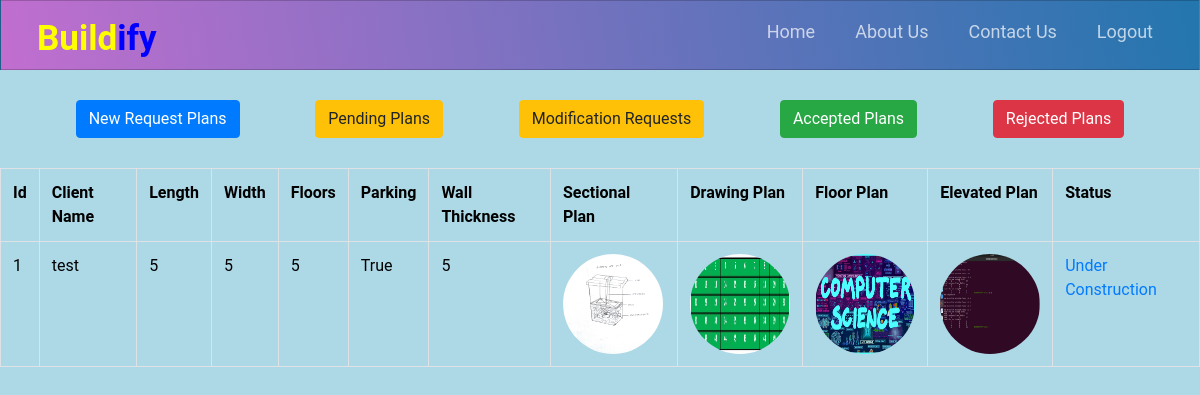
Page /get_adminacceptedplan (signed in) on the earlier database version.
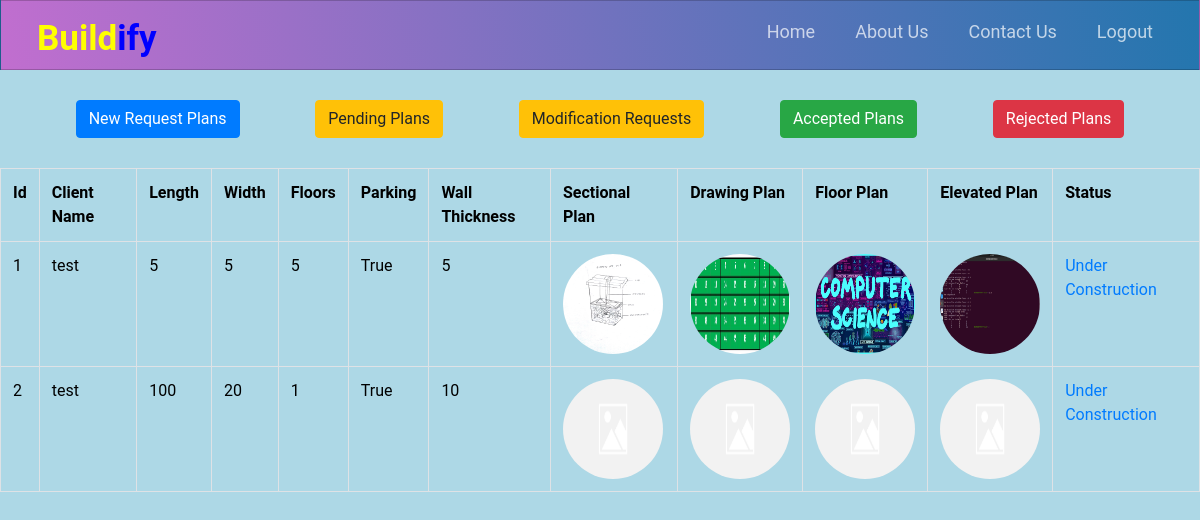
Same page on the later database version.
### accounts/models.py (models this page shows, shortened)
class Plan(models.Model):
    client = models.ForeignKey(to=Client,on_delete=models.CASCADE)
    length = models.IntegerField()
    width = models.IntegerField()
    rooms = models.IntegerField()
    wall_thickness = models.IntegerField()
    floors = models.IntegerField()
    parking = models.BooleanField(default=True)
    status_choices_plan = [
        ('new','New'),
        ('pending','Pending'),
        ('modification','Ask For Modification'),
        ('accepted','Accepted'),
        ('rejected','Rejected'),
    ]
    status = models.CharField(max_length = 20, choices=status_choices_plan, default ='new')
    drawing_plan = models.ImageField(upload_to = 'drawing',blank=True,default='default.png')
    sectional_plan = models.ImageField(upload_to = 'sectional',blank=True,default='default.png')
    floor_plan = models.ImageField(upload_to = 'floor',blank=True,default='default.png')
    elevated_plan = models.ImageField(upload_to = 'elevated',blank=True,default='default.png')

class Client(models.Model):
    user = models.ForeignKey(to=User,on_delete=models.CASCADE)

### accounts/views.py (the view)
# urls.py: path('get_adminacceptedplan',v.get_adminacceptedplan,name='get_adminacceptedplan'),
@login_required
@user_passes_test(isAdmin, login_url='home')
def get_adminacceptedplan(request):
    plans = Plan.objects.filter(Q(status='accepted'))
    return render(request, 'get_adminacceptedplan.html',{'plans':plans})

### accounts/models.py (called while the page is built)
def isAdmin(user):
    if Admin.objects.filter(user=user).first():
        return True
    else:
        return False

### accounts/templates/get_adminacceptedplan.html (shortened to what this page needs)
{% extends 'header.html'%}
{% block content%}
<div style="display: flex; justify-content: space-evenly; margin: 30px 0;">
  <a href = "{% url 'get_adminplan' 'new' %}" class='btn btn-primary'>New Request Plans</a>
  <a href = "{% url 'get_adminplan' 'pending' %}" class='btn btn-warning'>Pending Plans</a>
  <a href = "{% url 'get_adminplan' 'modification' %}" class='btn btn-warning '>Modification Requests</a>
  <a href = "{% url 'get_adminacceptedplan' %}" class='btn btn-success'>Accepted Plans</a>
  <a href = "{% url 'get_adminplan' 'rejected' %}" class='btn btn-danger'>Rejected Plans</a>
</div>
<table class="table table-bordered">
    <tr>
      <th>Id</th>
      <th>Client Name</th>
      <th>Length</th>
      <th>Width</th>
      <th>Floors</th>
      <th>Parking</th>
      <th>Wall Thickness</th>
      <th>Sectional Plan</th>
      <th>Drawing Plan</th>
      <th>Floor Plan</th>
      <th>Elevated Plan</th>
      <th>
            Status
      </th>
    </tr>
    {% for plan in plans %}
    <tr>
      <td>{{ plan.id }}</td>
      <td>{{ plan.client.user.first_name }}</td>
      <td>{{ plan.length }}</td>
      <td>{{ plan.width}}</td>
      <td>{{ plan.floors }}</td>
      <td>{{ plan.parking }}</td>
      <td>{{ plan.wall_thickness }}</td>
      <td><a href="{{media_url}}{{ plan.sectional_plan.url}}">
            <img src="{{media_url}}{{ plan.sectional_plan.url }}" class="rounded-circle" width="100px" height="100px">
        </a></td>
      <td><a href="{{media_url}}{{ plan.drawing_plan.url }}">
        <img src="{{media_url}}{{ plan.drawing_plan.url}}" class="rounded-circle" width="100px" height="100px">
    </a></td>
      <td><a href="{{ plan.floor_plan.url}}">
        <img src="{{ plan.floor_plan.url}}" class="rounded-circle" width="100px" height="100px">
    </a></td>
      <td><a href="{{ plan.elevated_plan.url}}">
        <img src="{{ plan.elevated_plan.url}}" class="rounded-circle" width="100px" height="100spx">
    </a></td>
      {% if plan.construction %}
      <td><a href="{% url 'get_s_construction' plan.construction.id %}">Under Construction</a> </td>
      {% else %}
      <td>
        <form action="{% url 'new_construction' plan.id %}">
          <button name='new_construction' class='btn btn-success'>Create Construction</button>
        </form>
      </td>
      {% endif %}
    </tr>
    {% endfor %}
  </table>
{% endblock content %}

### accounts/templates/header.html (shortened to what this page needs)
<!DOCTYPE html>
<html lang="en">
<head>
    <link rel="stylesheet" href="https://maxcdn.bootstrapcdn.com/bootstrap/4.0.0/css/bootstrap.min.css">
    <link rel="stylesheet" href="http://cdnjs.cloudflare.com/ajax/libs/font-awesome/4.4.0/css/font-awesome.min.css">
 </head>
  <nav class="navbar">
    <a href="{% url 'home' %}" class="logo">Build<span style="color:blue">ify</span></a>
    <ul class="main-nav" id="js-menu">
      <li>
        <a href="{% url 'home' %}" class="nav-links">Home</a>
      </li>
      <li>
        <a href="#" class="nav-links">About Us</a>
      </li>
      <li>
        <a href="#" class="nav-links">Contact Us</a>
      </li>
      <li>
        <a href="{% url 'logout' %}" class="nav-links">Logout</a>
      </li>
    </ul>
  </nav>
<body>
    {% block content %}
    {% endblock content %}
</body>
</html>

### accounts/templates/header.html (style rules this page uses)
* { box-sizing: border-box; padding: 0; margin: 0; color: black; }
body { font-family: Roboto, Helvetica, Arial, sans-serif; background:lightblue; }
.navbar { font-size: 18px; background-image: linear-gradient(260deg, #2376ae 0%, #c16ecf 100%); border: 1px solid rgba(0, 0, 0, 0.2); padding-bottom: 10px; }
.main-nav { list-style-type: none; display: none; }
.nav-links { text-decoration: none; color: rgba(255, 255, 255, 0.7); }
.main-nav li { text-align: center; margin: 15px auto; }
.logo { display: inline-block; font-size: 22px; margin-top: 10px; margin-left: 20px; color:yellow; }
@media only screen and (min-width: 775px) { .navbar { display: flex; justify-content: space-between; padding-bottom: 0; height: 70px; align-items: center; } }
@media only screen and (min-width: 775px) { .main-nav { display: flex; margin-right: 30px; flex-direction: row; justify-content: flex-end; } }
@media only screen and (min-width: 775px) { .main-nav li { margin: 0; } }
@media only screen and (min-width: 775px) { .nav-links { margin-left: 40px; } }
@media only screen and (min-width: 775px) { .logo { margin-top: 0; font-weight:bold; font-size: 35px; } }

Differences in the rows shown:
added Plan: id "2", client.user.first_name "test", length "100", width "20", floors "1", parking "True", wall_thickness "10", sectional_plan (placeholder picture), drawing_plan (placeholder picture), floor_plan (placeholder picture), elevated_plan (placeholder picture), shows "Under Construction"
